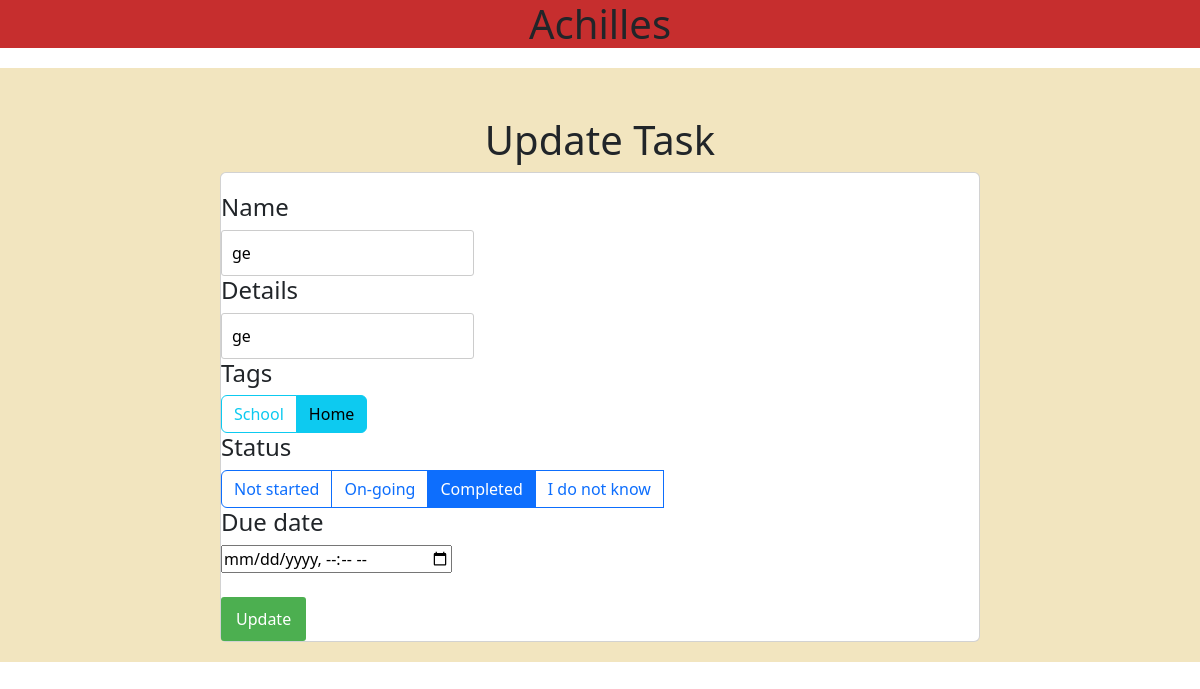
Page /update/3 on the committed database.
### tables this page shows
CREATE TABLE Tasks (
    TID INTEGER PRIMARY KEY AUTOINCREMENT,
    Name VARCHAR(255) DEFAULT 'No-Name' NOT NULL,
    Details VARCHAR(255) DEFAULT NULL,
    SID INTEGER DEFAULT 0 NOT NULL,
    DDate datetime,
    FOREIGN KEY (SID) REFERENCES Status(SID)
);

CREATE TABLE Tags (
    TID INTEGER PRIMARY KEY AUTOINCREMENT,
    Name VARCHAR(255) UNIQUE
);

CREATE TABLE Status (
    SID INTEGER PRIMARY KEY AUTOINCREMENT,
    Name VARCHAR(255) UNIQUE
);

### app.py (the view)
@app.route('/update/<int:id>', methods=['GET', 'POST'])
def update(id):
    if request.method == 'POST':
        cont = request.form['con']
        det = request.form['det']
        opt = int(request.form['opt'])
        date = request.form['date']
        try:
            gg = (cont, det, opt, datetime.now().strftime("%Y-%m-%d"))
            print(gg)
            cur.execute("UPDATE Tasks SET Name = ?, Details = ?, SID = ?, DDate = ? WHERE TID = ?", gg)
            cur.execute("DELETE FROM TT WHERE TkID = ?", (id,))
            for i in request.form:
                if 'tag' in i:
                    cur.execute("INSERT INTO TT (TkID, TgID) VALUES (?, ?)",(id, request.form[i]))
            con.commit()
            return redirect('/')
        except:
            return "There was an error"
    else:
        item = raww(f"SELECT * FROM Tasks WHERE TID = {id}")
        status = raww("SELECT * FROM Status")
        item = item[0]
        tags = raww("SELECT * FROM Tags")
        tt = raww("SELECT * FROM TT")
        if len(item) == 0:
            return render_template('error.html', s="Task ID invalid")
        return render_template('update.html', item=item, status=status, tags=tags,tt=tt)

### db.py (called while the page is built)
def raww(query):
    res = cur.execute(query)
    res = res.fetchall()
    con.commit()
    return res

### templates/update.html (shortened to what this page needs)
{% extends 'base.html' %}
{% block body %}
<div class="content pt-5">
    <h1>Update Task</h1>
    <div class="card">
        <form action="/update/{{item[0]}}" method="POST">
            <h4>Name</h4>
            <input type="text" name="con" id="con" value="{{item[1]}}">
            <br />
            <h4>Details</h4>
            <input type="text" name="det" id="det" value="{{item[2]}}">
            <br />
            <h4>Tags</h4>
            <div class="btn-group" role="group" aria-label="Basic checkbox toggle button group">
                {% for tag in tags %}
                <label class="btn btn-outline-info" for="btncheck{{tag[0]}}">{{tag[1]}}</label>
                {% endfor %}
            </div>
            <h4>Status</h4>
            <div class="btn-group" role="group" aria-label="Basic radio toggle button group">
                {% for i in status %}
                <label class="btn btn-outline-primary" for="status{{i[0]}}">{{i[1]}}</label>
                <br />
                {% endfor %}
            </div>
            <h4>Due date</h4>
            <input type="datetime-local" name="date" id="deadline">
            <br />
            <br />
            <input type="submit" value="Update">
        </form>
    </div>
</div>
{% endblock %}

### static/css/main.css (style rules this page uses)
body { font-family: Arial, sans-serif; margin: 0; padding: 0; }
.content { max-width: 800px; margin: 20px auto; padding: 20px; }
h1 { text-align: center; margin-bottom: 20px; }
form { margin-top: 20px; }
input[type="text"] { padding: 10px; border: 1px solid #ccc; border-radius: 3px; }
input[type="submit"] { padding: 10px 15px; background-color: #4caf50; color: white; border: none; cursor: pointer; border-radius: 3px; }

### rows in the picture
Tasks: con "ge", det "ge"
Tags: Name "School"
Tags: Name "Home"
Status: Name "Not started"
Status: Name "On-going"
Status: Name "Completed"
Status: Name "I do not know"
